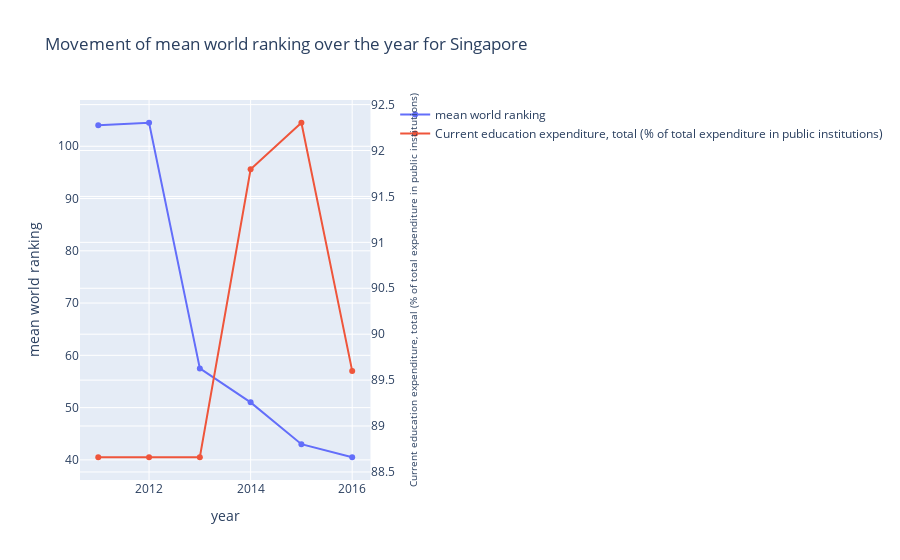

This figure's notebook cell:
### Markdown cell above
We can see that year 2014 was a year where Singapore started investing more and more money into education and results, in terms of mean world ranking, where there immediately. Singapore is an example where education is getting better with more investing.

### Code cell
plot_mean_world_rank(data,"Singapore", 'Current education expenditure, total (% of total expenditure in public institutions)')

### Figure 1 — Plotly figure (JSON) as saved in the notebook; plotly's stock layout.template omitted (floating-point values rounded to 4 significant figures)
{"data": [{"name": "mean world ranking", "type": "scatter", "x": [2011, 2012, 2013, 2014, 2015, 2016], "xaxis": "x", "y": [104, 104.5, 57.5, 51, 43, 40.5], "yaxis": "y"}, {"name": "Current education expenditure, total (% of total expenditure in public institutions)", "type": "scatter", "x": [2011, 2012, 2013, 2014, 2015, 2016], "xaxis": "x", "y": [88.66, 88.66, 88.66, 91.8, 92.3, 89.6, 90.15, 90.7, 91.25, 91.8, 89.6, 92.3], "yaxis": "y2"}], "layout": {"title": {"text": "Movement of mean world ranking over the year for Singapore"}, "xaxis": {"anchor": "y", "domain": [0, 0.94], "title": {"text": "year"}}, "yaxis": {"anchor": "x", "domain": [0, 1], "title": {"text": "mean world ranking"}}, "yaxis2": {"anchor": "x", "overlaying": "y", "side": "right", "title": {"font": {"size": 10}, "text": "Current education expenditure, total (% of total expenditure in public institutions)"}}}}
